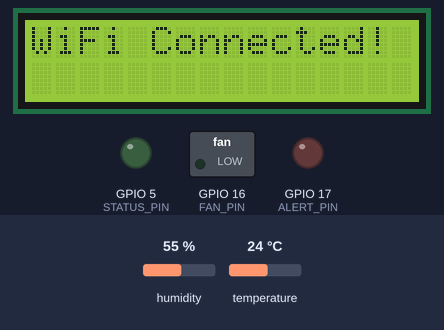
This sketch was run on a simulated ESP32. Parts: 16×2 character LCD, switched loads named in the sketch (green lamp = pin HIGH), output pins drawn as LEDs (lit = HIGH). The test bench sets the inputs (shaded band); at power-on: temperature 24 °C, humidity 55 %. WiFi joins after 1.5 s; servers stay silent unless stated; web services answer with replies made up by the test bench; what the sketch prints to the serial monitor is not drawn.

Above: at 2.6 s.
At 5.8 s:
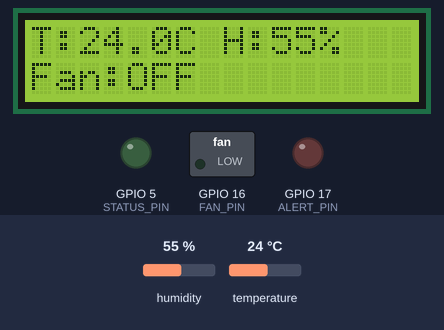
5.9 s: temperature set to 29.3 °C
19.9 s: temperature set to 30.6 °C
31.3 s: humidity set to 22 %
At 35.6 s:
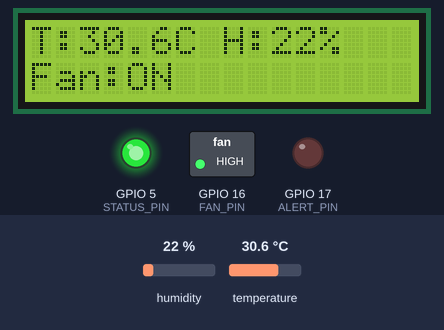
42.7 s: humidity set to 40 %
At 50.8 s:
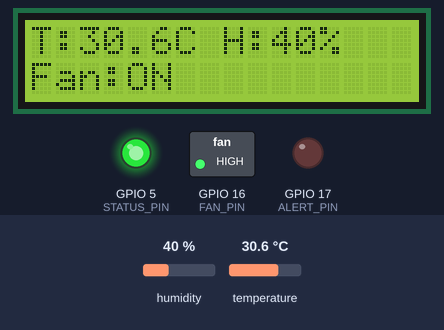
Timing chart, 0 to 52.3 s (numbered marks = the images above; inputs shaded):
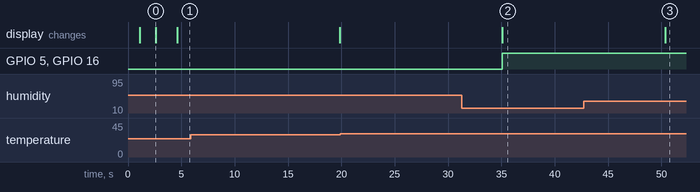

Measured:
- after the input at 19.9 s, every drawn part: stays the same
- after the input at 31.3 s, the display: changes after 3.8 s (image 2)
- after the input at 42.7 s, the display: changes after 7.6 s (image 3)
- what the display in image 0 shows lasts 2.0 s, from 2.6 s to 4.6 s

The sketch:

sketch.ino
```cpp
#include <WiFi.h>
#include <HTTPClient.h>
#include <DHT.h>
#include <Wire.h>
#include <LiquidCrystal_I2C.h>

// ====== DHT22 SETUP ======
#define DHTPIN 4
#define DHTTYPE DHT22
DHT dht(DHTPIN, DHTTYPE);

// ====== FAN + LED PINS ======
#define FAN_PIN 16
#define ALERT_PIN 17
#define STATUS_PIN 5

// ====== LCD SETUP ======
// Try 0x27 first; if not working, change to 0x3F
LiquidCrystal_I2C lcd(0x27, 16, 2);

// ====== THINGSPEAK WRITE API KEY ======
String apiKey = "WL1494L3E0I4ZTC5";

// ====== WIFI CREDENTIALS ======
const char* ssid = "Wokwi-GUEST";
const char* password = "";

void setup() {
  Serial.begin(115200);
  delay(1000);

  // Pin modes
  pinMode(FAN_PIN, OUTPUT);
  pinMode(ALERT_PIN, OUTPUT);
  pinMode(STATUS_PIN, OUTPUT);

  dht.begin();

 // LCD init
  Wire.begin(21, 22);   // ESP32 I2C pins: SDA=21, SCL=22
  lcd.init();
  lcd.backlight();
  lcd.setCursor(0, 0);
  lcd.print("Connecting WiFi");

 // WiFi connect
  WiFi.begin(ssid, password);
  while (WiFi.status() != WL_CONNECTED) {
   delay(500);
   Serial.print(".");
  }

  Serial.println("\nWiFi connected!");
  Serial.print("IP: ");
  Serial.println(WiFi.localIP());

  lcd.clear();
  lcd.setCursor(0, 0);
  lcd.print("WiFi Connected!");
  delay(2000);
  lcd.clear();
}

void loop()
{
  // ====== READ SENSORS ======
  float temp = dht.readTemperature();
  float hum = dht.readHumidity();

  if (isnan(temp) || isnan(hum)) {
   Serial.println(" Failed to read from DHT22");
   return;
  }
  Serial.print("Temp: ");
  Serial.print(temp);
  Serial.print(" °C | Hum: ");
  Serial.print(hum);
  Serial.println(" %");

 // ====== FAN + LED CONTROL ======
  bool fanStatus = false;
  if (temp > 30) {
  digitalWrite(FAN_PIN, HIGH);
  digitalWrite(STATUS_PIN, HIGH);
  fanStatus = true;
  } else {
  digitalWrite(FAN_PIN, LOW);
  digitalWrite(STATUS_PIN, LOW);
  }

 // Control alert LED
 if (temp > 50) {
  digitalWrite(ALERT_PIN, HIGH);
  } else {
  digitalWrite(ALERT_PIN, LOW);
  }


  // ====== LCD DISPLAY ======
  lcd.setCursor(0, 0);
  lcd.print("T:");
  lcd.print(temp, 1);
  lcd.print("C H:");
  lcd.print(hum, 0);
  lcd.print("% ");

  lcd.setCursor(0, 1);
  lcd.print("Fan:");
  lcd.print(fanStatus ? "ON " : "OFF");
  if (temp > 50) {
     lcd.setCursor(9, 1);
     lcd.print("ALERT!");
    } else {
     lcd.setCursor(9, 1);
     lcd.print("      "); // clear old text
    }
  // Send data to ThingSpeak via Wi-Fi
 if (WiFi.status() == WL_CONNECTED) {
   HTTPClient http;
   String url = "http://api.thingspeak.com/update?api_key=" + apiKey +
               "&field1=" + String(temp, 1) +    // Field1 = Temperature
               "&field2=" + String(hum, 1) +     // Field2 = Humidity
               "&field3=" + String(fanStatus);   // Field3 = Fan (1=ON, 0=OFF)

   http.begin(url);
   int httpCode = http.GET();

   if (httpCode > 0) {
   Serial.printf(" ThingSpeak Response: %d\n", httpCode);
   } else {
   Serial.printf(" HTTP request failed: %s\n",
   http.errorToString(httpCode).c_str());
   }
   http.end();
  }

 delay(15000); // ThingSpeak update every 15 sec
}
```
